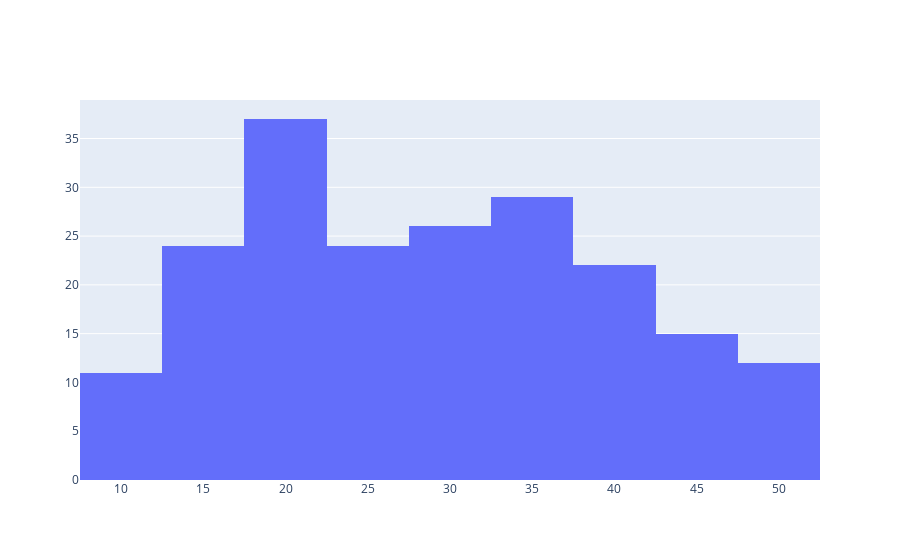

This figure's notebook cell:
### Code cell
fig = go.Figure()
fig = go.Figure(data = [go.Histogram(x = tips.total_bill)])
fig.show()

### Figure 1 — Plotly figure (JSON) as saved in the notebook; plotly's stock layout.template omitted (floating-point values rounded to 4 significant figures; data arrays with more than 128 entries replaced by an {"elided": "..."} marker saying what was removed)
{"data": [{"type": "histogram", "x": {"elided": "200 float values"}}], "layout": {}}
